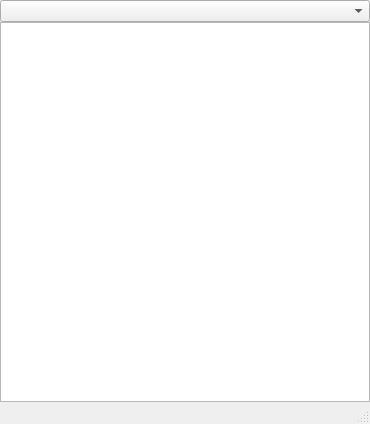
<?xml version="1.0" encoding="UTF-8"?>
<ui version="4.0">
 <class>RegistersWindow</class>
 <widget class="QMainWindow" name="RegistersWindow">
  <property name="geometry">
   <rect>
    <x>0</x>
    <y>0</y>
    <width>370</width>
    <height>424</height>
   </rect>
  </property>
  <property name="windowTitle">
   <string>MainWindow</string>
  </property>
  <widget class="QWidget" name="centralwidget">
   <layout class="QGridLayout" name="gridLayout">
    <property name="margin">
     <number>0</number>
    </property>
    <property name="spacing">
     <number>0</number>
    </property>
    <item row="1" column="0">
     <widget class="QTableWidget" name="registersTable">
      <property name="font">
       <font>
        <family>Arial</family>
        <pointsize>10</pointsize>
        <weight>75</weight>
        <bold>true</bold>
       </font>
      </property>
     </widget>
    </item>
    <item row="0" column="0">
     <widget class="QComboBox" name="comboBox"/>
    </item>
   </layout>
  </widget>
  <widget class="QMenuBar" name="menubar">
   <property name="geometry">
    <rect>
     <x>0</x>
     <y>0</y>
     <width>370</width>
     <height>20</height>
    </rect>
   </property>
  </widget>
  <widget class="QStatusBar" name="statusbar"/>
 </widget>
 <resources/>
 <connections/>
</ui>
